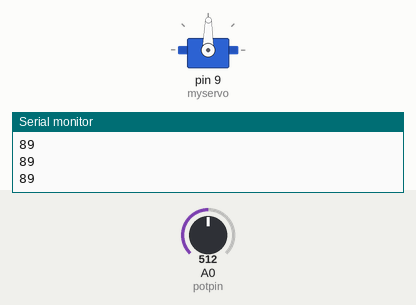
Bench run of a sketch on a simulated Arduino Uno, built with avr-gcc and run on an emulated ATmega328P. On the bench: servo, the last lines printed to the serial monitor. The inputs (shaded band) are chosen by the test bench; at power-on: A0 (potpin) = 512.

Above: at 5.7 s.
5.8 s: A0 (potpin) set to 716
At 6.5 s:
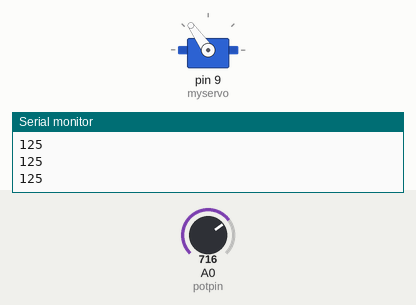
7.3 s: A0 (potpin) set to 900
At 8.0 s:
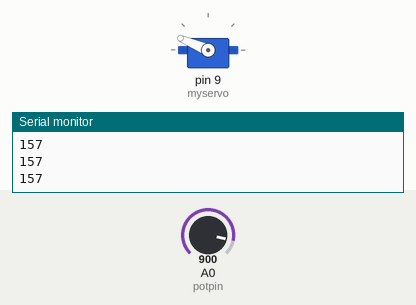
8.8 s: A0 (potpin) set to 1023
At 10.0 s:
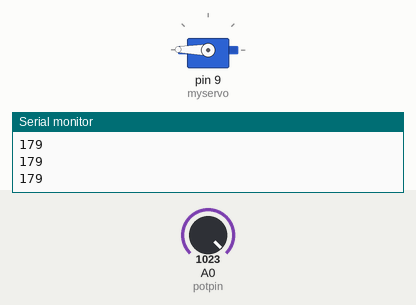
10.3 s: A0 (potpin) set to 306
At 11.1 s:
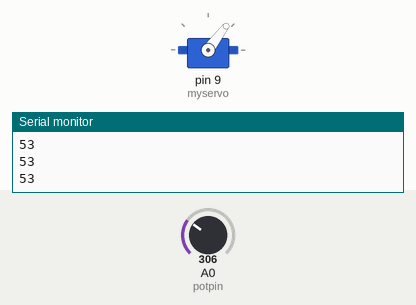
11.8 s: A0 (potpin) set to 122
At 12.4 s:
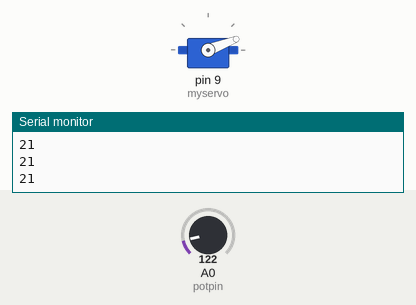
13.3 s: A0 (potpin) set to 0
At 13.7 s:
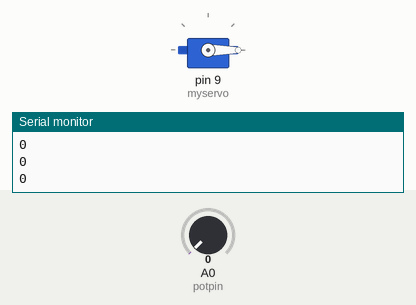
Timing chart, 0 to 15.8 s (numbered marks = the images above; inputs shaded):
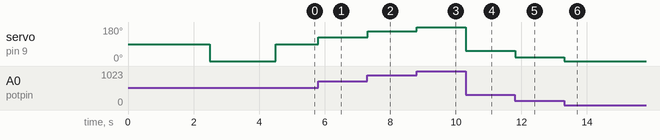

Measured:
- after the input at 5.8 s, servo on pin 9 (myservo): 89° → 125° at once
- after the input at 7.3 s, servo on pin 9 (myservo): 125° → 157° at once
- after the input at 8.8 s, servo on pin 9 (myservo): 157° → 179° at once
- after the input at 10.3 s, servo on pin 9 (myservo): 179° → 53° at once
- after the input at 11.8 s, servo on pin 9 (myservo): 53° → 21° at once
- after the input at 13.3 s, servo on pin 9 (myservo): 21° → 0° at once

The sketch:

WuShuaDianTiao1.ino
```cpp
#include <Servo.h>
Servo myservo;  // create servo object to control a servo
int potpin = A0;  // analog pin used to connect the potentiometer
int val;    // variable to read the value from the analog pin

void setup()  {
  Serial.begin(9600);
  myservo.attach(9,1000,2000);
  delay(2500);
  myservo.writeMicroseconds(1000);
  delay(2000);
}

void loop()  {

  val = analogRead(potpin);            // reads the value of the potentiometer (value between 0 and 1023)
  val = map(val, 0, 1023, 0, 179);     // scale it to use it with the servo (value between 0 and 180)
  Serial.println(val);
  myservo.write(val);                  // sets the servo position according to the scaled value
  delay(15);                           // waits for the servo to get there
}
```
